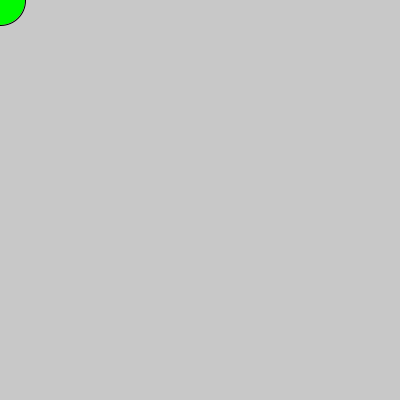
Frame 1 (no input)
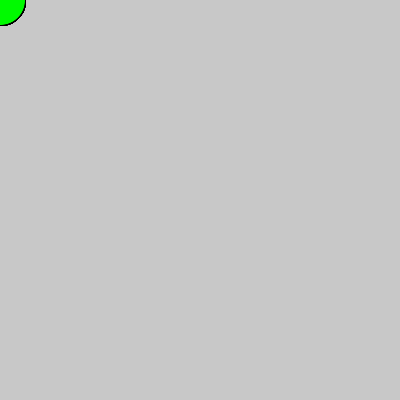
Frame 60 (the mouse pressed at the canvas centre just before this capture)
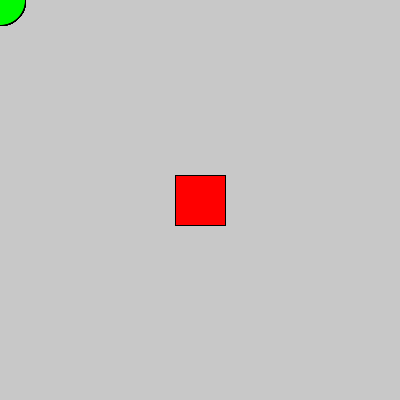
Frame 120 (the mouse held since frame 60 and released just before this capture)

The Processing sketch that drew these frames (run headless with seeded random() and noise(); from frame 60 on, the mouse is pressed at the canvas centre):

// Processing sketch: processing_60544
// ── processing_60544.pde

void setup () {
  size (400,400);
  rectMode (CENTER);

background (200);}

void draw () {

if (mousePressed){ // gibt Konditionen an, was passiert wenn Maus gedrückt
  fill (255,0,0);
  rect (mouseX,mouseY, 50,50);
}else{
  fill (0,250,0);
  ellipse(mouseX,mouseY, 50,50);
}}
